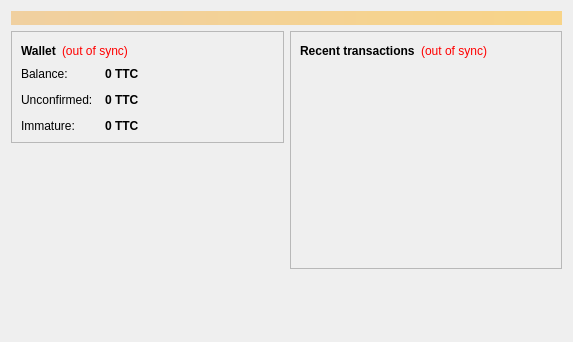
<?xml version="1.0" encoding="UTF-8"?>
<ui version="4.0">
 <class>OverviewPage</class>
 <widget class="QWidget" name="OverviewPage">
  <property name="geometry">
   <rect>
    <x>0</x>
    <y>0</y>
    <width>573</width>
    <height>342</height>
   </rect>
  </property>
  <property name="windowTitle">
   <string>Form</string>
  </property>
  <layout class="QVBoxLayout" name="topLayout">
   <item>
    <widget class="QLabel" name="labelAlerts">
     <property name="visible">
      <bool>false</bool>
     </property>
     <property name="styleSheet">
      <string notr="true">background-color: qlineargradient(x1: 0, y1: 0, x2: 1, y2: 0, stop:0 #F0D0A0, stop:1 #F8D488); color:#000000;</string>
     </property>
     <property name="wordWrap">
      <bool>true</bool>
     </property>
     <property name="margin">
      <number>3</number>
     </property>
    </widget>
   </item>
   <item>
    <layout class="QHBoxLayout" name="horizontalLayout" stretch="1,1">
     <item>
      <layout class="QVBoxLayout" name="verticalLayout_2">
       <item>
        <widget class="QFrame" name="frame">
         <property name="frameShape">
          <enum>QFrame::StyledPanel</enum>
         </property>
         <property name="frameShadow">
          <enum>QFrame::Raised</enum>
         </property>
         <layout class="QVBoxLayout" name="verticalLayout_4">
          <item>
           <layout class="QHBoxLayout" name="horizontalLayout_4">
            <item>
             <widget class="QLabel" name="label_5">
              <property name="font">
               <font>
                <weight>75</weight>
                <bold>true</bold>
               </font>
              </property>
              <property name="text">
               <string>Wallet</string>
              </property>
             </widget>
            </item>
            <item>
             <widget class="QLabel" name="labelWalletStatus">
              <property name="toolTip">
               <string>The displayed information may be out of date. Your wallet automatically synchronizes with the Testcoin network after a connection is established, but this process has not completed yet.</string>
              </property>
              <property name="styleSheet">
               <string notr="true">QLabel { color: red; }</string>
              </property>
              <property name="text">
               <string notr="true">(out of sync)</string>
              </property>
              <property name="alignment">
               <set>Qt::AlignLeading|Qt::AlignLeft|Qt::AlignVCenter</set>
              </property>
             </widget>
            </item>
            <item>
             <spacer name="horizontalSpacer_2">
              <property name="orientation">
               <enum>Qt::Horizontal</enum>
              </property>
              <property name="sizeHint" stdset="0">
               <size>
                <width>40</width>
                <height>20</height>
               </size>
              </property>
             </spacer>
            </item>
           </layout>
          </item>
          <item>
           <layout class="QFormLayout" name="formLayout_2">
            <property name="fieldGrowthPolicy">
             <enum>QFormLayout::AllNonFixedFieldsGrow</enum>
            </property>
            <property name="horizontalSpacing">
             <number>12</number>
            </property>
            <property name="verticalSpacing">
             <number>12</number>
            </property>
            <item row="0" column="0">
             <widget class="QLabel" name="label">
              <property name="text">
               <string>Balance:</string>
              </property>
             </widget>
            </item>
            <item row="0" column="1">
             <widget class="QLabel" name="labelBalance">
              <property name="font">
               <font>
                <weight>75</weight>
                <bold>true</bold>
               </font>
              </property>
              <property name="cursor">
               <cursorShape>IBeamCursor</cursorShape>
              </property>
              <property name="toolTip">
               <string>Your current balance</string>
              </property>
              <property name="text">
               <string notr="true">0 TTC</string>
              </property>
              <property name="textInteractionFlags">
               <set>Qt::LinksAccessibleByMouse|Qt::TextSelectableByKeyboard|Qt::TextSelectableByMouse</set>
              </property>
             </widget>
            </item>
            <item row="1" column="0">
             <widget class="QLabel" name="label_3">
              <property name="text">
               <string>Unconfirmed:</string>
              </property>
             </widget>
            </item>
            <item row="1" column="1">
             <widget class="QLabel" name="labelUnconfirmed">
              <property name="font">
               <font>
                <weight>75</weight>
                <bold>true</bold>
               </font>
              </property>
              <property name="cursor">
               <cursorShape>IBeamCursor</cursorShape>
              </property>
              <property name="toolTip">
               <string>Total of transactions that have yet to be confirmed, and do not yet count toward the current balance</string>
              </property>
              <property name="text">
               <string notr="true">0 TTC</string>
              </property>
              <property name="textInteractionFlags">
               <set>Qt::LinksAccessibleByMouse|Qt::TextSelectableByKeyboard|Qt::TextSelectableByMouse</set>
              </property>
             </widget>
            </item>
            <item row="2" column="0">
             <widget class="QLabel" name="labelImmatureText">
              <property name="text">
               <string>Immature:</string>
              </property>
             </widget>
            </item>
            <item row="2" column="1">
             <widget class="QLabel" name="labelImmature">
              <property name="font">
               <font>
                <weight>75</weight>
                <bold>true</bold>
               </font>
              </property>
              <property name="toolTip">
               <string>Mined balance that has not yet matured</string>
              </property>
              <property name="text">
               <string notr="true">0 TTC</string>
              </property>
              <property name="textInteractionFlags">
               <set>Qt::LinksAccessibleByMouse|Qt::TextSelectableByKeyboard|Qt::TextSelectableByMouse</set>
              </property>
             </widget>
            </item>
           </layout>
          </item>
         </layout>
        </widget>
       </item>
       <item>
        <spacer name="verticalSpacer">
         <property name="orientation">
          <enum>Qt::Vertical</enum>
         </property>
         <property name="sizeHint" stdset="0">
          <size>
           <width>20</width>
           <height>40</height>
          </size>
         </property>
        </spacer>
       </item>
      </layout>
     </item>
     <item>
      <layout class="QVBoxLayout" name="verticalLayout_3">
       <item>
        <widget class="QFrame" name="frame_2">
         <property name="frameShape">
          <enum>QFrame::StyledPanel</enum>
         </property>
         <property name="frameShadow">
          <enum>QFrame::Raised</enum>
         </property>
         <layout class="QVBoxLayout" name="verticalLayout">
          <item>
           <layout class="QHBoxLayout" name="horizontalLayout_2">
            <item>
             <widget class="QLabel" name="label_4">
              <property name="text">
               <string>&lt;b&gt;Recent transactions&lt;/b&gt;</string>
              </property>
             </widget>
            </item>
            <item>
             <widget class="QLabel" name="labelTransactionsStatus">
              <property name="toolTip">
               <string>The displayed information may be out of date. Your wallet automatically synchronizes with the Testcoin network after a connection is established, but this process has not completed yet.</string>
              </property>
              <property name="styleSheet">
               <string notr="true">QLabel { color: red; }</string>
              </property>
              <property name="text">
               <string notr="true">(out of sync)</string>
              </property>
              <property name="alignment">
               <set>Qt::AlignRight|Qt::AlignTrailing|Qt::AlignVCenter</set>
              </property>
             </widget>
            </item>
            <item>
             <spacer name="horizontalSpacer">
              <property name="orientation">
               <enum>Qt::Horizontal</enum>
              </property>
              <property name="sizeHint" stdset="0">
               <size>
                <width>40</width>
                <height>20</height>
               </size>
              </property>
             </spacer>
            </item>
           </layout>
          </item>
          <item>
           <widget class="QListView" name="listTransactions">
            <property name="styleSheet">
             <string notr="true">QListView { background: transparent; }</string>
            </property>
            <property name="frameShape">
             <enum>QFrame::NoFrame</enum>
            </property>
            <property name="verticalScrollBarPolicy">
             <enum>Qt::ScrollBarAlwaysOff</enum>
            </property>
            <property name="horizontalScrollBarPolicy">
             <enum>Qt::ScrollBarAlwaysOff</enum>
            </property>
            <property name="selectionMode">
             <enum>QAbstractItemView::NoSelection</enum>
            </property>
           </widget>
          </item>
         </layout>
        </widget>
       </item>
       <item>
        <spacer name="verticalSpacer_2">
         <property name="orientation">
          <enum>Qt::Vertical</enum>
         </property>
         <property name="sizeHint" stdset="0">
          <size>
           <width>20</width>
           <height>40</height>
          </size>
         </property>
        </spacer>
       </item>
      </layout>
     </item>
    </layout>
   </item>
  </layout>
 </widget>
 <resources/>
 <connections/>
</ui>
